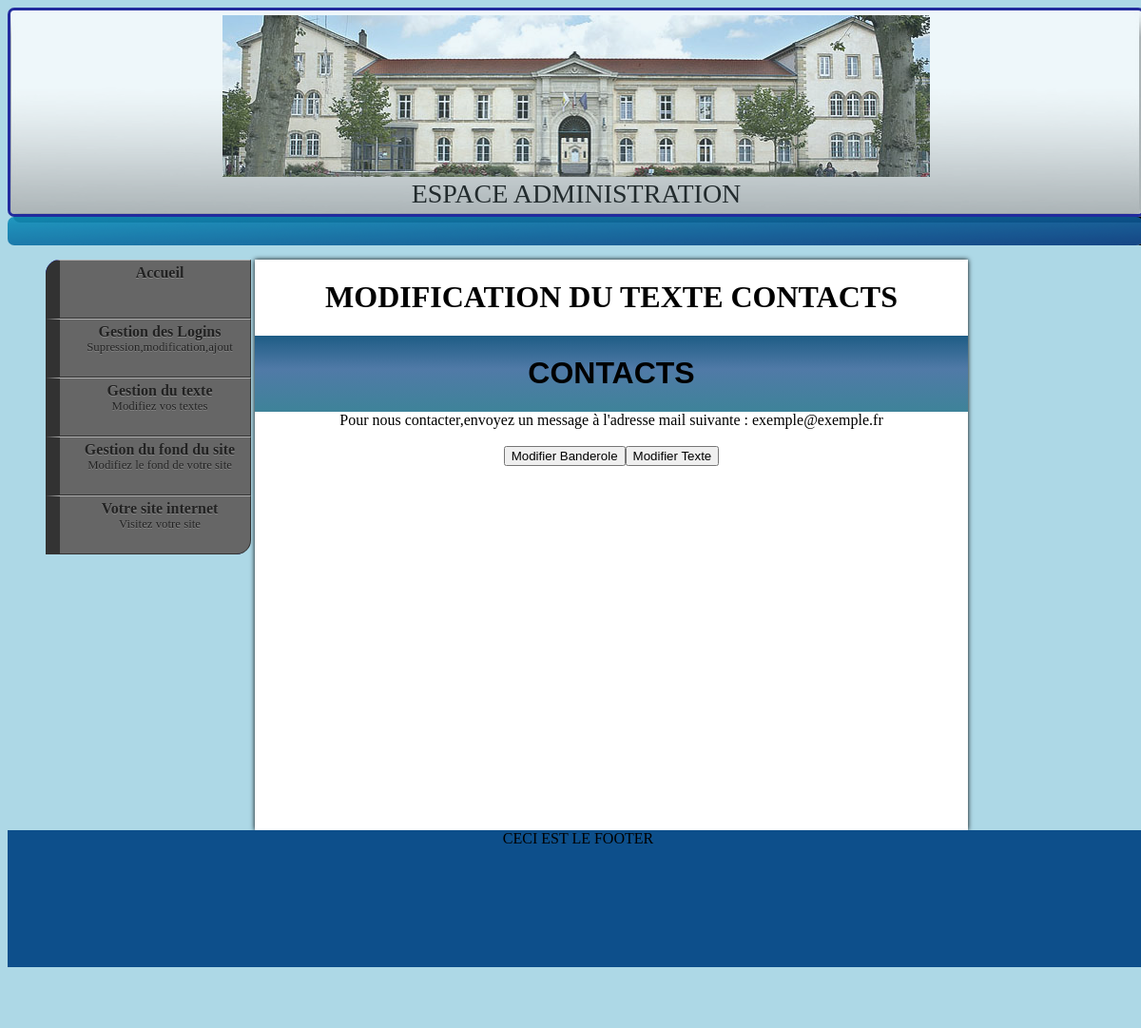
/Association-anciens-eleves/admin/index_admin.php?page=modif_texte_contacts (signed in), run on the app's committed database.
### tables this page shows
CREATE TABLE IF NOT EXISTS `contacts` (
  `id` int(11) NOT NULL AUTO_INCREMENT,
  `banderole` varchar(200) NOT NULL,
  `texte` text NOT NULL,
  PRIMARY KEY (`id`)
);

### Association-anciens-eleves/admin/modif_texte_contacts.php (the view, shortened to what this page needs)
<form name="formulaire" method="POST">
<?php
		try
	{
		$bdd = new PDO('mysql:host=localhost;dbname=texte_assoc', 'root','');
	}
		catch(Exception $e)
	{
        die('Erreur : '.$e->getMessage());
	}
	echo"<div id='bande_inscription1'>";
ECHO'<H1>MODIFICATION DU TEXTE CONTACTS	</H1>';
echo'</div>';
echo"<div id='bande_inscription'>";
	$bdd->exec("SET CHARACTER SET utf8");
	$requete=$bdd->query('SELECT banderole,texte FROM contacts WHERE id=1');
	while ($ligne = $requete->fetch())
	{
	echo'<h1>'.$ligne["banderole"].'</h1>' ;
echo'</div>';
echo $ligne["texte"];
}
echo "<input type='submit' name='updt1' value='Modifier Banderole' />";
    echo "<input type='submit' name='updt2' value='Modifier Texte' />";

### Association-anciens-eleves/admin/style_bleu.css (style rules this page uses)
body { background-color:lightblue; }
div { overflow: hidden; text-align: center; }
div#bande_inscription { font-family: arial, verdana, sans-serif; background:linear-gradient( #1F5D86, #507AA7) repeat scroll 0 0 transparent; background: -webkit-gradient(linear, left top, left bottom, color-stop(1%,rgba(31, 93, 134, 1)), color-stop(44%,rgba(80, 122, 167, 1)), color-stop(100%,rgba(62, 131, 153, 1))); background: -o-gradient(linear, left top, left bottom, color-stop(1%,rgba(31, 93, 134, 1)), color-stop(44%,rgba(80, 122, 167, 1)), color-stop(100%,rgba(62, 131, 153, 1))); }

### data on the page
contacts: banderole "CONTACTS", texte "Pour nous contacter,envoyez un message à l'adresse mail suivante : exemple@exemple.fr"
